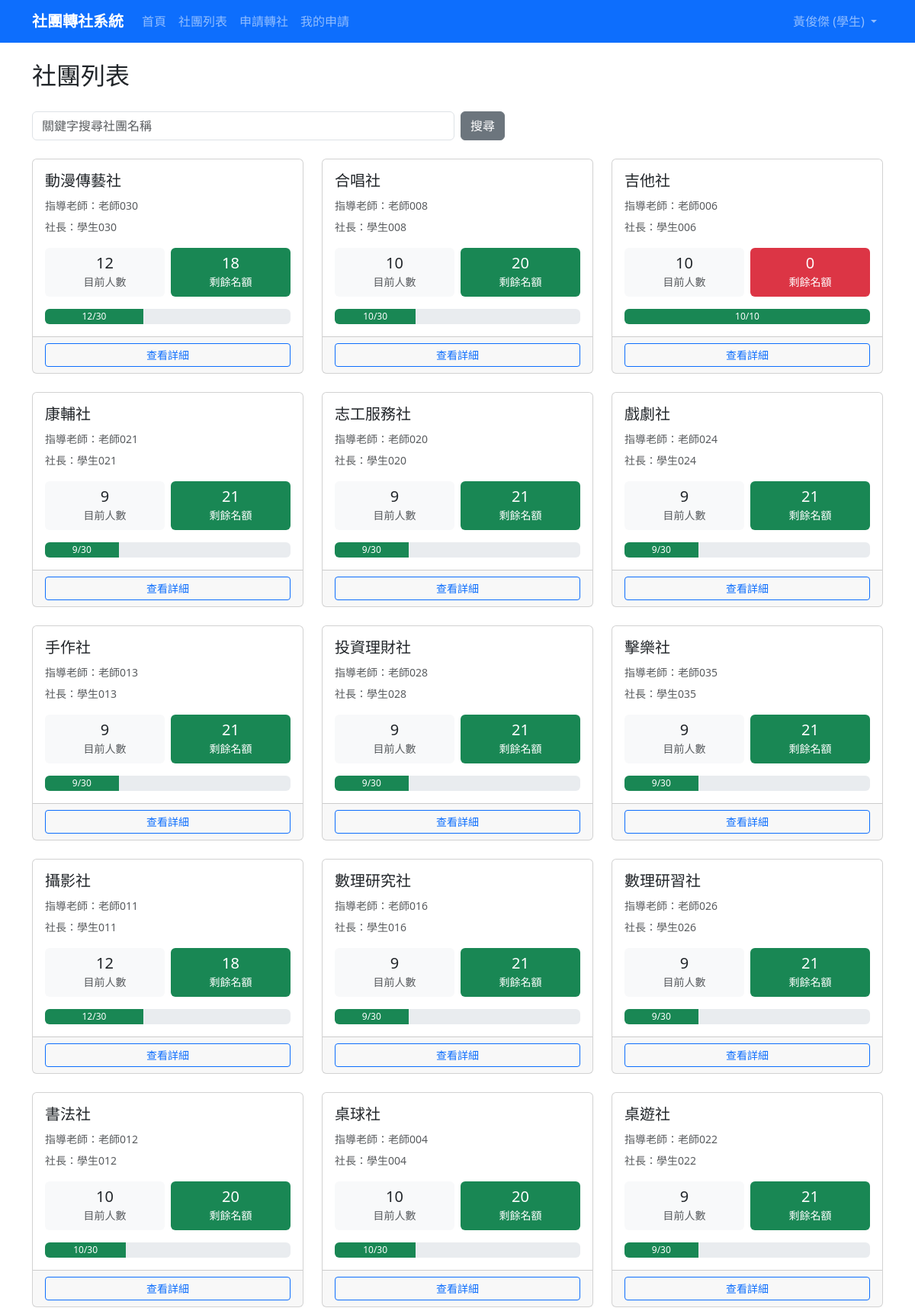
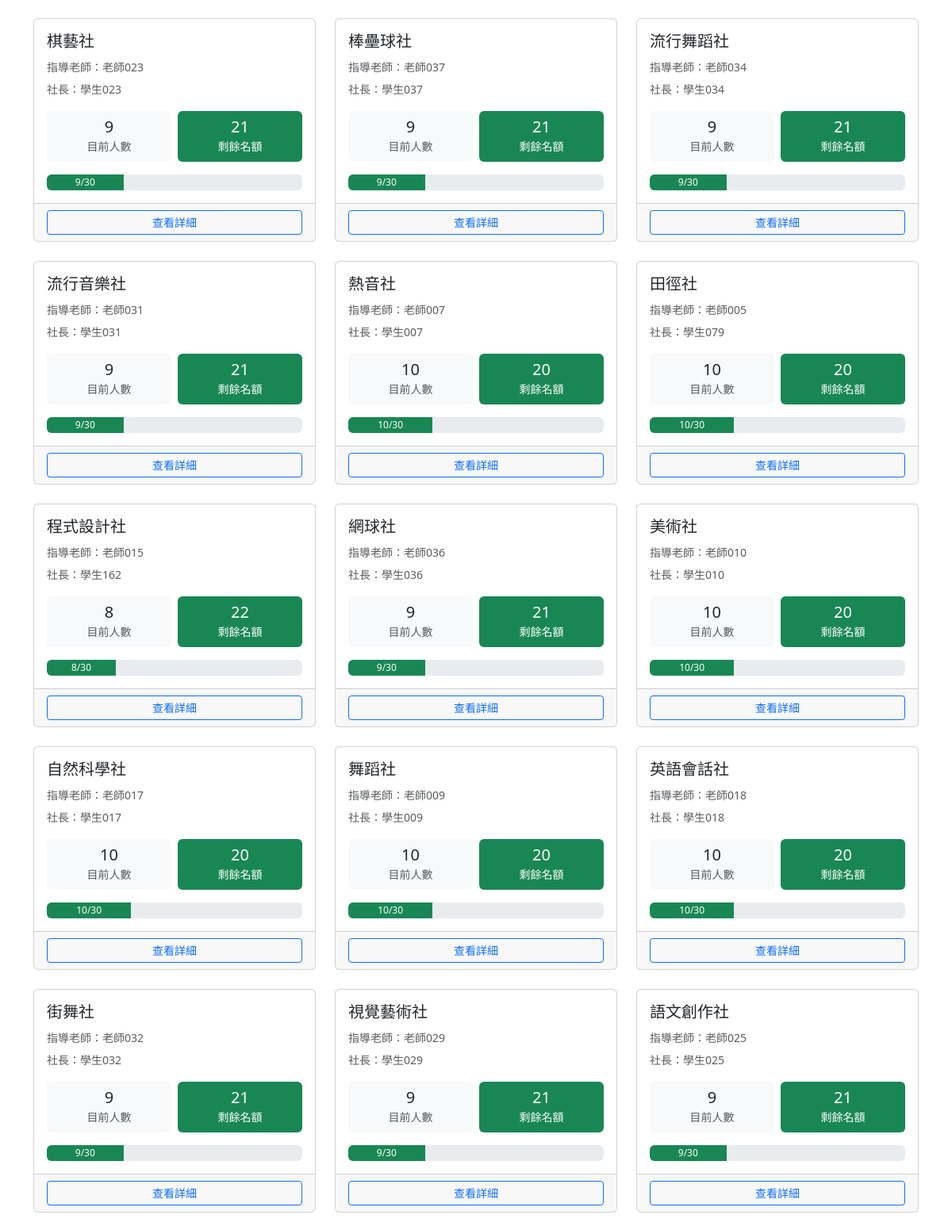
The page /clubs/ (signed in, upper part) on the database its author committed (2 pictures, top to bottom).
### accounts/models.py (models this page shows, shortened)
class User(django.contrib.auth.models.AbstractUser):
    ROLE_CHOICES = [
        ('student', '學生'),
        ('president', '社長'),
        ('teacher', '指導老師'),
        ('admin', '訓育組（管理員）'),
    ]
    role = models.CharField(
        max_length=20,
        choices=ROLE_CHOICES,
        default='student',
        verbose_name='身分組'
    )
    student_id = models.CharField(
        max_length=20,
        blank=True,
        verbose_name='學號'
    )
    class_name = models.CharField(
        max_length=20,
        blank=True,
        verbose_name='班級'
    )
    seat_number = models.PositiveSmallIntegerField(
        null=True,
        blank=True,
        verbose_name='座號'
    )
    club = models.ForeignKey(
        'clubs.Club',
        on_delete=models.SET_NULL,
        null=True,
        blank=True,
        verbose_name='所屬社團',
        related_name='members'
    )
    class Meta:
        verbose_name = '使用者'
        verbose_name_plural = '使用者'

### clubs/models.py (models this page shows, shortened)
class Club(models.Model):
    CATEGORY_CHOICES = [
        ('academic', '學術類'),
        ('arts', '藝文類'),
        ('performance', '藝能類'),
        ('recreation', '康輔類'),
        ('sports', '體育類'),
    ]
    code = models.CharField(max_length=10, unique=True, null=True, blank=True, verbose_name='社團代號')
    name = models.CharField(max_length=100, verbose_name='社團名稱')
    teacher = models.CharField(max_length=50, default='', verbose_name='指導老師')
    president = models.CharField(max_length=50, default='', verbose_name='社長')
    location = models.CharField(max_length=100, blank=True, verbose_name='社課場地')
    category = models.CharField(max_length=20, choices=CATEGORY_CHOICES, blank=True, verbose_name='類別')
    description = models.TextField(blank=True, verbose_name='社團描述')
    max_members = models.PositiveIntegerField(default=30, verbose_name='人數上限')
    current_members = models.PositiveIntegerField(default=0, verbose_name='現有人數')
    is_active = models.BooleanField(default=True, verbose_name='啟用中')
    created_at = models.DateTimeField(auto_now_add=True, verbose_name='建立時間')
    updated_at = models.DateTimeField(auto_now=True, verbose_name='更新時間')
    class Meta:
        verbose_name = '社團'
        verbose_name_plural = '社團'
        ordering = ['name']
    def get_remaining_slots(self):
        return max(0, self.max_members - self.current_members)

### clubs/views.py (the view)
# urls.py: path('', views.ClubListView.as_view(), name='club_list'),
class ClubListView(LoginRequiredMixin, ListView):
    model = Club
    template_name = 'clubs/club_list.html'
    context_object_name = 'clubs'
    def get_queryset(self):
        queryset = Club.objects.filter(is_active=True)
        query = self.request.GET.get('q', '').strip()
        if query:
            queryset = queryset.filter(name__icontains=query)
        return queryset
    def get_context_data(self, **kwargs):
        context = super().get_context_data(**kwargs)
        context['q'] = self.request.GET.get('q', '').strip()
        context['club_name_options'] = Club.objects.filter(
            is_active=True,
        ).order_by('name').values_list('name', flat=True)
        club_info = []
        for club in context['clubs']:
            club_info.append({
                'club': club,
                'teacher_name': display_name_without_username(club.teacher),
                'president_name': display_name_without_username(club.president),
                'remaining_slots': club.get_remaining_slots(),
            })
        context['club_info_list'] = club_info
        return context

### accounts/permissions.py (called while the page is built)
def is_training_admin(user):
    return bool(
        user
        and user.is_authenticated
        and (user.is_superuser or getattr(user, 'role', None) == 'admin')
    )

def is_actual_club_president(user):
    if not user or not user.is_authenticated or getattr(user, 'role', None) != 'president':
        return False
    return any(
        display_text_matches_user(club.president, user)
        for club in Club.objects.filter(is_active=True).exclude(president='')
    )

def is_assigned_club_teacher(user):
    if not user or not user.is_authenticated or getattr(user, 'role', None) != 'teacher':
        return False
    return any(
        display_text_matches_user(club.teacher, user)
        for club in Club.objects.filter(is_active=True).exclude(teacher='')
    )

def can_review_transfer_requests(user):
    return (
        is_training_admin(user)
        or is_actual_club_president(user)
        or is_assigned_club_teacher(user)
    )

### accounts/templatetags/account_extras.py (called while the page is built)
@register.filter
def display_role(user):
    if getattr(user, 'role', None) == 'president' and not user_is_club_president(user, user.club):
        return '學生'
    return user.get_role_display()

@register.filter
def can_review_transfers(user):
    return can_review_transfer_requests(user)

### clubs/views.py (called while the page is built)
def display_name_without_username(value):
    return re.sub(r'\s*\([^()]+\)\s*$', '', value or '').strip()

### transfers/context_processors.py (called while the page is built, shortened)
def transfer_window(request):
    context = get_transfer_window_state()
    user = getattr(request, 'user', None)
    context['admin_pending_review_count'] = 0
    return context

### transfers/models.py (called while the page is built)
    @classmethod
    def get_current(cls):
        return cls.objects.order_by('-updated_at', '-pk').first()

    def is_open(self, today=None):
        if self.is_paused:
            return False
        today = today or timezone.localdate()
        return self.start_date <= today <= self.end_date

    def get_status(self, today=None):
        if self.is_paused:
            return 'paused'
        today = today or timezone.localdate()
        if today < self.start_date:
            return 'not_started'
        if today > self.end_date:
            return 'ended'
        return 'open'

### templates/clubs/club_list.html (shortened to what this page needs)
{% extends 'base.html' %}
{% block content %}
<div class="d-flex justify-content-between align-items-center mb-4">
    <div>
        <h1 class="h2 mb-1">社團列表</h1>
    </div>
</div>
<form method="get" class="row g-2 mb-4">
    <div class="col-sm-8 col-md-6">
        <input type="search" name="q" value="{{ q }}" class="form-control" placeholder="關鍵字搜尋社團名稱" list="club-name-options">
    </div>
    <div class="col-auto">
        <button type="submit" class="btn btn-secondary">搜尋</button>
    </div>
</form>
<div class="row row-cols-1 row-cols-md-2 row-cols-lg-3 g-4">
    {% for info in club_info_list %}
    <div class="col">
        <div class="card club-card h-100">
            <div class="card-body">
                <h2 class="h5 card-title">{{ info.club.name }}</h2>
                <p class="card-text text-muted mb-1">
                    <small>指導老師：{{ info.teacher_name|default:"尚未設定" }}</small>
                </p>
                <p class="card-text text-muted">
                    <small>社長：{{ info.president_name|default:"尚未設定" }}</small>
                </p>
                <div class="row text-center g-2">
                    <div class="col-6">
                        <div class="p-2 bg-light rounded">
                            <div class="h5 mb-0">{{ info.club.current_members }}</div>
                            <small class="text-muted">目前人數</small>
                        </div>
                    </div>
                    <div class="col-6">
                        <div class="p-2 {% if info.remaining_slots > 0 %}bg-success text-white{% else %}bg-danger text-white{% endif %} rounded">
                            <div class="h5 mb-0">{{ info.remaining_slots }}</div>
                            <small>剩餘名額</small>
                        </div>
                    </div>
                </div>
                <div class="mt-3">
                    <div class="progress" style="height: 20px;">
                        {% widthratio info.club.current_members info.club.max_members 100 as percentage %}
                        <div class="progress-bar {% if percentage >= 100 %}bg-danger{% elif percentage >= 80 %}bg-warning{% else %}bg-success{% endif %}"
                             role="progressbar"
                             style="width: {{ percentage }}%"
                             aria-valuenow="{{ info.club.current_members }}"
                             aria-valuemin="0"
                             aria-valuemax="{{ info.club.max_members }}">
                            {{ info.club.current_members }}/{{ info.club.max_members }}
                        </div>
                    </div>
                </div>
            </div>
            <div class="card-footer">
                <a href="{% url 'club_detail' info.club.pk %}" class="btn btn-outline-primary btn-sm w-100">
                    查看詳細
                </a>
            </div>
        </div>
    </div>
    {% empty %}
    <div class="col-12">
        <div class="alert alert-info">目前沒有社團資料。</div>
    </div>
    {% endfor %}
</div>
{% endblock %}

### templates/base.html (shortened to what this page needs)
<!DOCTYPE html>
{% load account_extras %}
<html lang="zh-TW">
<head>
    <link href="https://cdn.jsdelivr.net/npm/bootstrap@5.3.0/dist/css/bootstrap.min.css" rel="stylesheet">
</head>
<body>
    <nav class="navbar navbar-expand-lg navbar-dark bg-primary">
        <div class="container">
            <a class="navbar-brand" href="{% url 'home' %}">社團轉社系統</a>
            <div class="collapse navbar-collapse" id="navbarNav">
                <ul class="navbar-nav me-auto">
                    <li class="nav-item">
                        <a class="nav-link" href="{% url 'home' %}">首頁</a>
                    </li>
                    <li class="nav-item">
                        <a class="nav-link" href="{% url 'club_list' %}">社團列表</a>
                    </li>
                    {% if user.is_authenticated %}
                        {% if user.role == 'student' %}
                            {% if transfer_window_is_open %}
                                <li class="nav-item">
                                    <a class="nav-link" href="{% url 'transfer_apply' %}">申請轉社</a>
                                </li>
                            {% endif %}
                            <li class="nav-item">
                                <a class="nav-link" href="{% url 'my_requests' %}">我的申請</a>
                            </li>
                        {% endif %}
                    {% endif %}
                </ul>
                <ul class="navbar-nav">
                    {% if user.is_authenticated %}
                        <li class="nav-item dropdown">
                            <a class="nav-link dropdown-toggle" href="#" role="button" data-bs-toggle="dropdown">
                                {{ user.get_full_name|default:user.username }} ({{ user|display_role }})
                            </a>
                        </li>
                    {% else %}
                        <li class="nav-item">
                            <a class="nav-link" href="{% url 'login' %}">登入</a>
                        </li>
                    {% endif %}
                </ul>
            </div>
        </div>
    </nav>
    <main class="container my-4">
        {% block content %}{% endblock %}
    </main>
</body>
</html>

### templates/base.html (style rules this page uses)
.navbar-brand { font-weight: bold; }
.club-card { transition: transform 0.2s; }

### rows shown on the page
User: get_full_name "黃俊傑", role "學生"
Club: club.name "動漫傳藝社", teacher_name "老師030", president_name "學生030", club.current_members "12", remaining_slots "18", club.max_members "30"
Club: club.name "合唱社", teacher_name "老師008", president_name "學生008", club.current_members "10", remaining_slots "20", club.max_members "30"
Club: club.name "吉他社", teacher_name "老師006", president_name "學生006", club.current_members "10", remaining_slots "0", club.max_members "10"
Club: club.name "康輔社", teacher_name "老師021", president_name "學生021", club.current_members "9", remaining_slots "21", club.max_members "30"
Club: club.name "志工服務社", teacher_name "老師020", president_name "學生020", club.current_members "9", remaining_slots "21", club.max_members "30"
Club: club.name "戲劇社", teacher_name "老師024", president_name "學生024", club.current_members "9", remaining_slots "21", club.max_members "30"
Club: club.name "手作社", teacher_name "老師013", president_name "學生013", club.current_members "9", remaining_slots "21", club.max_members "30"
Club: club.name "投資理財社", teacher_name "老師028", president_name "學生028", club.current_members "9", remaining_slots "21", club.max_members "30"
Club: club.name "擊樂社", teacher_name "老師035", president_name "學生035", club.current_members "9", remaining_slots "21", club.max_members "30"
Club: club.name "攝影社", teacher_name "老師011", president_name "學生011", club.current_members "12", remaining_slots "18", club.max_members "30"
Club: club.name "數理研究社", teacher_name "老師016", president_name "學生016", club.current_members "9", remaining_slots "21", club.max_members "30"
Club: club.name "數理研習社", teacher_name "老師026", president_name "學生026", club.current_members "9", remaining_slots "21", club.max_members "30"
Club: club.name "書法社", teacher_name "老師012", president_name "學生012", club.current_members "10", remaining_slots "20", club.max_members "30"
Club: club.name "桌球社", teacher_name "老師004", president_name "學生004", club.current_members "10", remaining_slots "20", club.max_members "30"
Club: club.name "桌遊社", teacher_name "老師022", president_name "學生022", club.current_members "9", remaining_slots "21", club.max_members "30"
Club: club.name "棋藝社", teacher_name "老師023", president_name "學生023", club.current_members "9", remaining_slots "21", club.max_members "30"
Club: club.name "棒壘球社", teacher_name "老師037", president_name "學生037", club.current_members "9", remaining_slots "21", club.max_members "30"
Club: club.name "流行舞蹈社", teacher_name "老師034", president_name "學生034", club.current_members "9", remaining_slots "21", club.max_members "30"
Club: club.name "流行音樂社", teacher_name "老師031", president_name "學生031", club.current_members "9", remaining_slots "21", club.max_members "30"
Club: club.name "熱音社", teacher_name "老師007", president_name "學生007", club.current_members "10", remaining_slots "20", club.max_members "30"
Club: club.name "田徑社", teacher_name "老師005", president_name "學生079", club.current_members "10", remaining_slots "20", club.max_members "30"
Club: club.name "程式設計社", teacher_name "老師015", president_name "學生162", club.current_members "8", remaining_slots "22", club.max_members "30"
Club: club.name "網球社", teacher_name "老師036", president_name "學生036", club.current_members "9", remaining_slots "21", club.max_members "30"
Club: club.name "美術社", teacher_name "老師010", president_name "學生010", club.current_members "10", remaining_slots "20", club.max_members "30"
Club: club.name "自然科學社", teacher_name "老師017", president_name "學生017", club.current_members "10", remaining_slots "20", club.max_members "30"
Club: club.name "舞蹈社", teacher_name "老師009", president_name "學生009", club.current_members "10", remaining_slots "20", club.max_members "30"
Club: club.name "英語會話社", teacher_name "老師018", president_name "學生018", club.current_members "10", remaining_slots "20", club.max_members "30"
Club: club.name "街舞社", teacher_name "老師032", president_name "學生032", club.current_members "9", remaining_slots "21", club.max_members "30"
Club: club.name "視覺藝術社", teacher_name "老師029", president_name "學生029", club.current_members "9", remaining_slots "21", club.max_members "30"
Club: club.name "語文創作社", teacher_name "老師025", president_name "學生025", club.current_members "9", remaining_slots "21", club.max_members "30"
